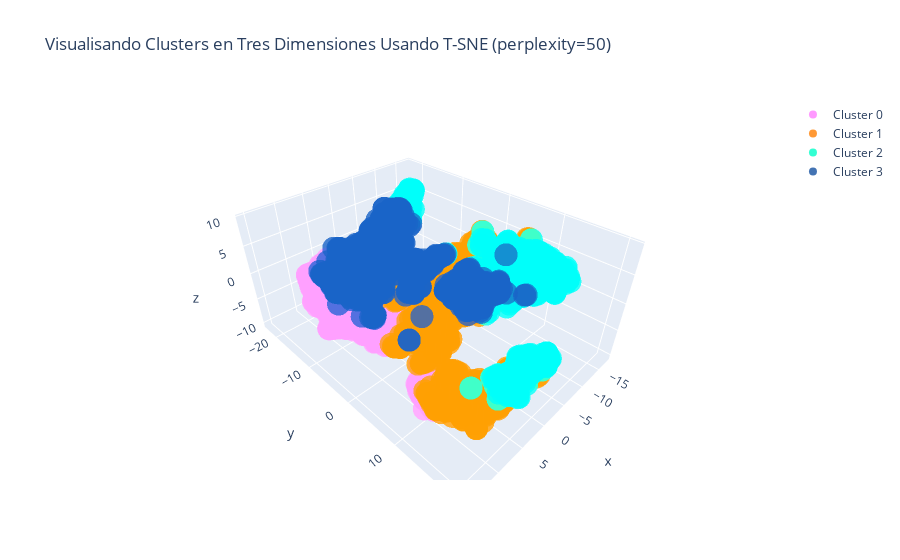

Notebook cell for this chart:
### Markdown cell above
### Visualización 3-D:

### Code cell
#Instrucciones para construir la visualización 3-D

#trace1 es para 'Cluster 0'
trace1 = go.Scatter3d(
                    x = cluster0["TC1_3d"],
                    y = cluster0["TC2_3d"],
                    z = cluster0["TC3_3d"],
                    mode = "markers",
                    name = "Cluster 0",
                    marker = dict(color = 'rgba(255, 128, 255, 0.8)'),
                    text = None)

#trace2 es para 'Cluster 1'
trace2 = go.Scatter3d(
                    x = cluster1["TC1_3d"],
                    y = cluster1["TC2_3d"],
                    z = cluster1["TC3_3d"],
                    mode = "markers",
                    name = "Cluster 1",
                    marker = dict(color = 'rgba(255, 128, 2, 0.8)'),
                    text = None)

#trace3 es para 'Cluster 2'
trace3 = go.Scatter3d(
                    x = cluster2["TC1_3d"],
                    y = cluster2["TC2_3d"],
                    z = cluster2["TC3_3d"],
                    mode = "markers",
                    name = "Cluster 2",
                    marker = dict(color = 'rgba(0, 255, 200, 0.8)'),
                    text = None)

#trace4 es para 'Cluster 3'
trace4 = go.Scatter3d(
                    x = cluster3["TC1_3d"],
                    y = cluster3["TC2_3d"],
                    z = cluster3["TC3_3d"],
                    mode = "markers",
                    name = "Cluster 3",
                    marker = dict(color = 'rgba(20, 80, 160, 0.8)'),
                    text = None)

data = [trace1, trace2, trace3, trace4]

title = "Visualisando Clusters en Tres Dimensiones Usando T-SNE (perplexity=" + str(perplexity) + ")"

layout = dict(title = title,
              xaxis= dict(title= 'TC1',ticklen= 5,zeroline= False),
              yaxis= dict(title= 'TC2',ticklen= 5,zeroline= False)
             )

fig = dict(data = data, layout = layout)

iplot(fig)

### Figure 1 — Plotly figure (JSON) as saved in the notebook; plotly's stock layout.template omitted (floating-point values rounded to 4 significant figures; data arrays with more than 128 entries replaced by an {"elided": "..."} marker saying what was removed)
{"data": [{"marker": {"color": "rgba(255, 128, 255, 0.8)"}, "mode": "markers", "name": "Cluster 0", "type": "scatter3d", "x": {"elided": "1069 float values"}, "y": {"elided": "1069 float values"}, "z": {"elided": "1069 float values"}}, {"marker": {"color": "rgba(255, 128, 2, 0.8)"}, "mode": "markers", "name": "Cluster 1", "type": "scatter3d", "x": {"elided": "1466 float values"}, "y": {"elided": "1466 float values"}, "z": {"elided": "1466 float values"}}, {"marker": {"color": "rgba(0, 255, 200, 0.8)"}, "mode": "markers", "name": "Cluster 2", "type": "scatter3d", "x": {"elided": "1198 float values"}, "y": {"elided": "1198 float values"}, "z": {"elided": "1198 float values"}}, {"marker": {"color": "rgba(20, 80, 160, 0.8)"}, "mode": "markers", "name": "Cluster 3", "type": "scatter3d", "x": {"elided": "1544 float values"}, "y": {"elided": "1544 float values"}, "z": {"elided": "1544 float values"}}], "layout": {"title": {"text": "Visualisando Clusters en Tres Dimensiones Usando T-SNE (perplexity=50)"}, "xaxis": {"ticklen": 5, "title": {"text": "TC1"}, "zeroline": false}, "yaxis": {"ticklen": 5, "title": {"text": "TC2"}, "zeroline": false}}}
